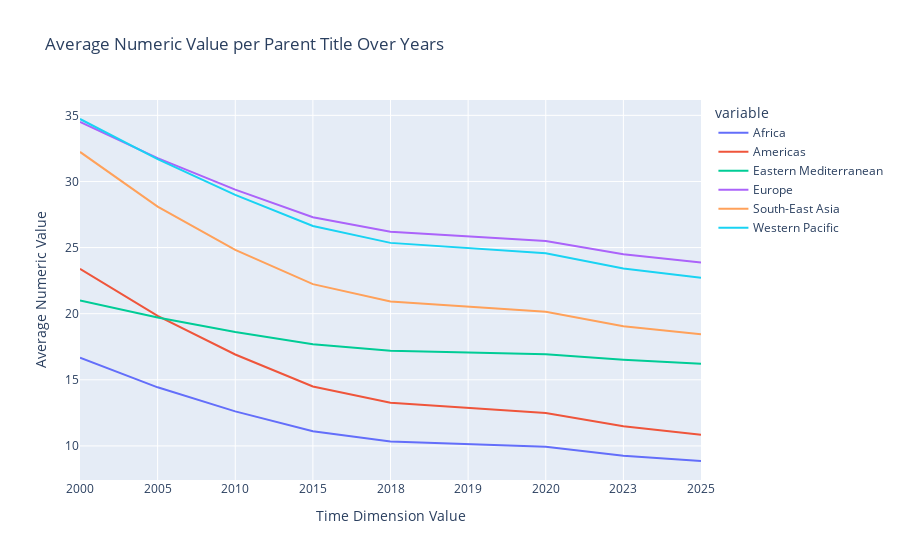

Notebook code for this chart:
### Code cell
# Group by 'ParentTitle' and 'TimeDimensionValue' and calculate the mean of 'NumericValue'
average_numeric_value_over_years = merged_df.groupby(['ParentTitle', 'TimeDimensionValue'])['NumericValue'].mean().reset_index()

# Create a pivot table to reshape the data for plotting
pivot_table = pd.pivot_table(
    average_numeric_value_over_years,
    values='NumericValue',
    index='TimeDimensionValue',
    columns='ParentTitle',
    aggfunc='mean'
)

# Reset index to make 'TimeDimensionValue' a column
pivot_table.reset_index(inplace=True)

# Create a line plot using Plotly Express
fig = px.line(
    pivot_table,
    x='TimeDimensionValue',
    y=pivot_table.columns[1:],  # Skip the 'TimeDimensionValue' column
    title='Average Numeric Value per Parent Title Over Years'
)

# Customize the layout if needed
fig.update_layout(
    xaxis_title='Time Dimension Value',
    yaxis_title='Average Numeric Value',
)

# Show the plot
fig.show()

### Figure 1 — Plotly figure (JSON) as saved in the notebook; plotly's stock layout.template omitted (floating-point values rounded to 4 significant figures)
{"data": [{"hovertemplate": "variable=Africa<br>TimeDimensionValue=%{x}<br>value=%{y}<extra></extra>", "legendgroup": "Africa", "line": {"color": "#636efa", "dash": "solid"}, "marker": {"symbol": "circle"}, "mode": "lines", "name": "Africa", "orientation": "v", "showlegend": true, "type": "scatter", "x": ["2000", "2005", "2010", "2015", "2018", "2019", "2020", "2023", "2025"], "xaxis": "x", "y": [16.67, 14.43, 12.61, 11.11, 10.34, 10.12, 9.929, 9.253, 8.859], "yaxis": "y"}, {"hovertemplate": "variable=Americas<br>TimeDimensionValue=%{x}<br>value=%{y}<extra></extra>", "legendgroup": "Americas", "line": {"color": "#EF553B", "dash": "solid"}, "marker": {"symbol": "circle"}, "mode": "lines", "name": "Americas", "orientation": "v", "showlegend": true, "type": "scatter", "x": ["2000", "2005", "2010", "2015", "2018", "2019", "2020", "2023", "2025"], "xaxis": "x", "y": [23.39, 19.83, 16.92, 14.49, 13.26, 12.88, 12.5, 11.48, 10.85], "yaxis": "y"}, {"hovertemplate": "variable=Eastern Mediterranean<br>TimeDimensionValue=%{x}<br>value=%{y}<extra></extra>", "legendgroup": "Eastern Mediterranean", "line": {"color": "#00cc96", "dash": "solid"}, "marker": {"symbol": "circle"}, "mode": "lines", "name": "Eastern Mediterranean", "orientation": "v", "showlegend": true, "type": "scatter", "x": ["2000", "2005", "2010", "2015", "2018", "2019", "2020", "2023", "2025"], "xaxis": "x", "y": [21, 19.71, 18.62, 17.69, 17.2, 17.06, 16.92, 16.51, 16.2], "yaxis": "y"}, {"hovertemplate": "variable=Europe<br>TimeDimensionValue=%{x}<br>value=%{y}<extra></extra>", "legendgroup": "Europe", "line": {"color": "#ab63fa", "dash": "solid"}, "marker": {"symbol": "circle"}, "mode": "lines", "name": "Europe", "orientation": "v", "showlegend": true, "type": "scatter", "x": ["2000", "2005", "2010", "2015", "2018", "2019", "2020", "2023", "2025"], "xaxis": "x", "y": [34.5, 31.76, 29.39, 27.29, 26.2, 25.84, 25.49, 24.49, 23.87], "yaxis": "y"}, {"hovertemplate": "variable=South-East Asia<br>TimeDimensionValue=%{x}<br>value=%{y}<extra></extra>", "legendgroup": "South-East Asia", "line": {"color": "#FFA15A", "dash": "solid"}, "marker": {"symbol": "circle"}, "mode": "lines", "name": "South-East Asia", "orientation": "v", "showlegend": true, "type": "scatter", "x": ["2000", "2005", "2010", "2015", "2018", "2019", "2020", "2023", "2025"], "xaxis": "x", "y": [32.23, 28.1, 24.82, 22.23, 20.92, 20.55, 20.15, 19.05, 18.45], "yaxis": "y"}, {"hovertemplate": "variable=Western Pacific<br>TimeDimensionValue=%{x}<br>value=%{y}<extra></extra>", "legendgroup": "Western Pacific", "line": {"color": "#19d3f3", "dash": "solid"}, "marker": {"symbol": "circle"}, "mode": "lines", "name": "Western Pacific", "orientation": "v", "showlegend": true, "type": "scatter", "x": ["2000", "2005", "2010", "2015", "2018", "2019", "2020", "2023", "2025"], "xaxis": "x", "y": [34.72, 31.69, 28.98, 26.63, 25.35, 24.94, 24.57, 23.42, 22.72], "yaxis": "y"}], "layout": {"autosize": true, "legend": {"title": {"text": "variable"}, "tracegroupgap": 0}, "title": {"text": "Average Numeric Value per Parent Title Over Years"}, "xaxis": {"anchor": "y", "autorange": true, "domain": [0, 1], "range": [0, 8], "title": {"text": "Time Dimension Value"}, "type": "category"}, "yaxis": {"anchor": "x", "autorange": true, "domain": [0, 1], "range": [7.422, 36.16], "title": {"text": "Average Numeric Value"}, "type": "linear"}}}
